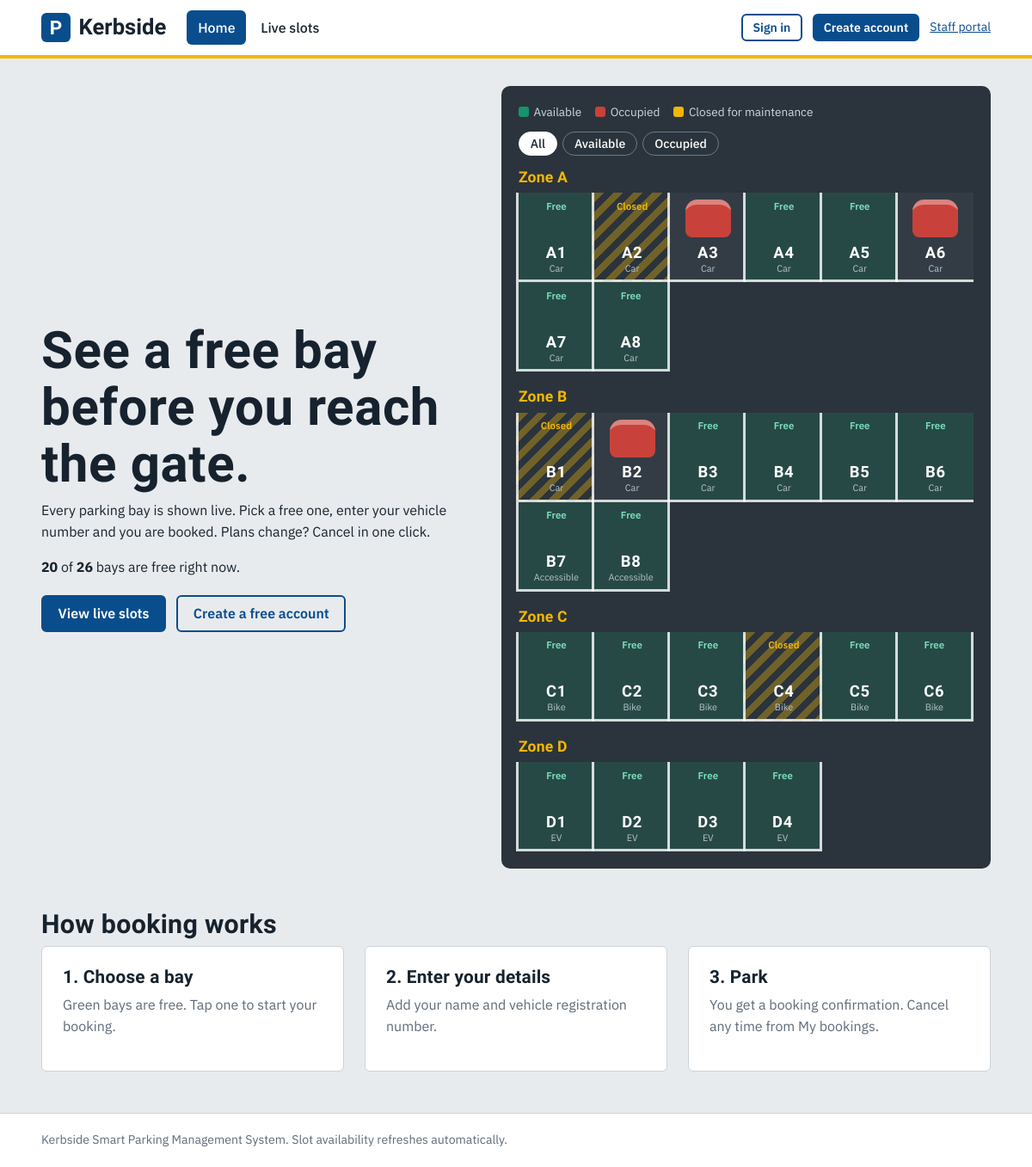
The page / on the database its author committed.
### parking/models.py (models this page shows, shortened)
class Slot(models.Model):
    label = models.CharField(max_length=10, unique=True)
    zone = models.CharField(max_length=10)
    slot_type = models.CharField(max_length=12, default="Car")
    status = models.CharField(max_length=12, default="available")
    class Meta:
        ordering = ["zone", "label"]

### parking/views.py (the view)
# urls.py: path("", views.home, name="home"),
def home(request):
    zones, counts, _ = snapshot()
    return render(request, "home.html", {"zones": zones, "counts": counts, "page": "home"})

### parking/views.py (called while the page is built)
def sort_slots(slots):
    return sorted(slots, key=lambda s: (s.zone, len(s.label), s.label))

def snapshot():
    slots = sort_slots(Slot.objects.all())
    zones = {}
    for s in slots:
        zones.setdefault(s.zone, []).append(s)
    counts = {"total": len(slots)}
    for status in SLOT_STATUSES:
        counts[status] = sum(1 for s in slots if s.status == status)
    return [{"name": n, "slots": v} for n, v in zones.items()], counts, slots

### parking/templates/home.html (shortened to what this page needs)
{% extends "base.html" %}
{% block content %}
<section class="hero">
  <div>
    <h1>See a free bay before you reach the gate.</h1>
    <p>Every parking bay is shown live. Pick a free one, enter your vehicle number and you are booked. Plans change? Cancel in one click.</p>
    <p><strong data-count="available">{{ counts.available }}</strong> of <strong data-count="total">{{ counts.total }}</strong> bays are free right now.</p>
    <div class="hero-actions">
      <a class="btn" href="{% url 'slots' %}">View live slots</a>
      {% if user.is_authenticated %}
        {% if user.is_staff %}<a class="btn btn-ghost" href="{% url 'admin_dashboard' %}">Open dashboard</a>{% else %}<a class="btn btn-ghost" href="{% url 'my_bookings' %}">My bookings</a>{% endif %}
      {% else %}
        <a class="btn btn-ghost" href="{% url 'register' %}">Create a free account</a>
      {% endif %}
    </div>
  </div>
  <div>{% include "_baymap.html" %}</div>
</section>
<section style="margin-top:3rem">
  <h2>How booking works</h2>
  <div class="two-col" style="grid-template-columns:repeat(auto-fit,minmax(220px,1fr))">
    <div class="card"><h3>1. Choose a bay</h3><p class="muted">Green bays are free. Tap one to start your booking.</p></div>
    <div class="card"><h3>2. Enter your details</h3><p class="muted">Add your name and vehicle registration number.</p></div>
    <div class="card"><h3>3. Park</h3><p class="muted">You get a booking confirmation. Cancel any time from My bookings.</p></div>
  </div>
</section>
{% endblock %}

### parking/templates/_baymap.html (shortened to what this page needs)
<div class="lot" data-live="{% url 'api_slots' %}">
  <div class="lot-toolbar">
    <div class="legend">
      <span><i style="background:var(--bay)"></i>Available</span>
      <span><i style="background:var(--brake)"></i>Occupied</span>
      <span><i style="background:var(--paint)"></i>Closed for maintenance</span>
    </div>
    <div class="filters" role="group" aria-label="Filter slots">
      <button type="button" class="on" data-filter="all">All</button>
      <button type="button" data-filter="available">Available</button>
      <button type="button" data-filter="occupied">Occupied</button>
    </div>
  </div>
  {% for zone in zones %}
  <section class="zone">
    <h3>Zone {{ zone.name }}</h3>
    <div class="bays">
      {% for slot in zone.slots %}
      <a class="bay" data-id="{{ slot.id }}" data-status="{{ slot.status }}" href="{% url 'book' slot.id %}" aria-label="Slot {{ slot.label }}, {{ slot.status }}" {% if slot.status != 'available' %}aria-disabled="true" tabindex="-1"{% endif %}>
        <span class="bay-label">{{ slot.label }}</span>
        <span class="bay-type">{{ slot.slot_type }}</span>
      </a>
      {% endfor %}
    </div>
  </section>
  {% endfor %}
</div>

### parking/static/css/style.css (style rules this page uses)
:root { --concrete:#E8EBEE; --paper:#FFFFFF; --ink:#16232E; --muted:#5E6B78; --line:#CBD2D9; --sign:#0A4D8C; --sign-dark:#073862; --bay:#17936B; --brake:#C8423B; --paint:#F2B705; --asphalt:#2B343C; --asphalt-2:#36414A; --radius:6px; --font-head:"Barlow Condensed","Arial Narrow",Arial,sans-serif; --font-body:"IBM Plex Sans","Segoe UI",system-ui,sans-serif; --font-mono:"IBM Plex Mono",ui-monospace,Menlo,Consolas,monospace; }
* { box-sizing:border-box }
html { -webkit-text-size-adjust:100% }
body { margin:0;background:var(--concrete);color:var(--ink);font-family:var(--font-body);font-size:16px;line-height:1.55 }
h1,h2,h3 { font-family:var(--font-head);font-weight:700;line-height:1.1;margin:0 0 .5rem;letter-spacing:.01em }
h1 { font-size:clamp(2.4rem,5vw,3.8rem) }
h2 { font-size:1.9rem }
h3 { font-size:1.3rem }
p { margin:0 0 1rem;max-width:62ch }
a { color:var(--sign) }
.muted { color:var(--muted) }
.btn { display:inline-block;border:2px solid var(--sign);background:var(--sign);color:#fff;padding:.6rem 1.1rem;border-radius:var(--radius);font:600 1rem var(--font-body);text-decoration:none;cursor:pointer }
.btn-ghost { background:transparent;color:var(--sign) }
.card { background:var(--paper);border:1px solid var(--line);border-radius:var(--radius);padding:1.5rem }
.hero { display:grid;grid-template-columns:1fr 1.15fr;gap:2.5rem;align-items:center }
.hero-actions { display:flex;gap:.75rem;flex-wrap:wrap;margin-top:1.25rem }
.two-col { display:grid;grid-template-columns:1fr 1fr;gap:1.5rem }
.lot { background:var(--asphalt);border-radius:10px;padding:1.25rem;color:#fff }
.lot-toolbar { display:flex;gap:.75rem;flex-wrap:wrap;align-items:center;justify-content:space-between;margin-bottom:1rem }
.legend { display:flex;gap:1rem;flex-wrap:wrap;font-size:.85rem;color:#cfd8df }
.legend i { display:inline-block;width:12px;height:12px;border-radius:3px;margin-right:.35rem;vertical-align:-1px }
.filters { display:flex;gap:.4rem;flex-wrap:wrap }
.filters button { background:transparent;border:1.5px solid #6c7a86;color:#fff;border-radius:99px;padding:.25rem .8rem;font:500 .88rem var(--font-body);cursor:pointer }
.filters button.on { background:#fff;color:var(--ink);border-color:#fff }
.zone { margin-bottom:1.25rem }
.zone:last-child { margin-bottom:0 }
.zone h3 { font-size:1.1rem;color:var(--paint);margin-bottom:.5rem }
.bays { display:grid;grid-template-columns:repeat(auto-fill,minmax(88px,1fr));gap:0 }
.bay { position:relative;display:flex;flex-direction:column;align-items:center;justify-content:flex-end;height:104px;padding:.3rem;text-decoration:none;color:#fff; border-left:3px solid rgba(255,255,255,.8);border-bottom:3px solid rgba(255,255,255,.8);margin-left:-3px }
.bays .bay:last-child { border-right:3px solid rgba(255,255,255,.8) }
.bay-label { font:700 1.15rem var(--font-head);letter-spacing:.04em;z-index:1 }
.bay-type { font-size:.68rem;color:#b7c3cc;z-index:1 }
.bay[data-status=available] { background:rgba(23,147,107,.22) }
.bay[data-status=available]::before { content:"Free";position:absolute;top:.4rem;font-size:.72rem;font-weight:600;color:#7be0bb }
.bay[data-status=occupied] { background:rgba(255,255,255,.04) }
.bay[data-status=occupied]::before { content:"";position:absolute;top:8px;left:20%;right:20%;height:44px;background:var(--brake);border-radius:14px 14px 8px 8px;box-shadow:inset 0 10px 0 -4px rgba(255,255,255,.35) }
.bay[data-status=maintenance] { background:repeating-linear-gradient(135deg,rgba(242,183,5,.35) 0 8px,transparent 8px 16px) }
.bay[data-status=maintenance]::before { content:"Closed";position:absolute;top:.4rem;font-size:.72rem;font-weight:600;color:var(--paint) }
.bay:not([data-status=available]) { pointer-events:none }
@media (prefers-reduced-motion:no-preference) { .bay { transition:background .2s } }

### rows shown on the page
Slot: label "A1", slot_type "Car"
Slot: label "A2", slot_type "Car"
Slot: label "A3", slot_type "Car"
Slot: label "A4", slot_type "Car"
Slot: label "A5", slot_type "Car"
Slot: label "A6", slot_type "Car"
Slot: label "A7", slot_type "Car"
Slot: label "A8", slot_type "Car"
Slot: label "B1", slot_type "Car"
Slot: label "B2", slot_type "Car"
Slot: label "B3", slot_type "Car"
Slot: label "B4", slot_type "Car"
Slot: label "B5", slot_type "Car"
Slot: label "B6", slot_type "Car"
Slot: label "B7", slot_type "Accessible"
Slot: label "B8", slot_type "Accessible"
Slot: label "C1", slot_type "Bike"
Slot: label "C2", slot_type "Bike"
Slot: label "C3", slot_type "Bike"
Slot: label "C4", slot_type "Bike"
Slot: label "C5", slot_type "Bike"
Slot: label "C6", slot_type "Bike"
Slot: label "D1", slot_type "EV"
Slot: label "D2", slot_type "EV"
Slot: label "D3", slot_type "EV"
Slot: label "D4", slot_type "EV"

### other values the page prints
{{ counts.available }} "20"
{{ counts.total }} "26"
{{ zone.name }} "A" "B" "C" "D"
